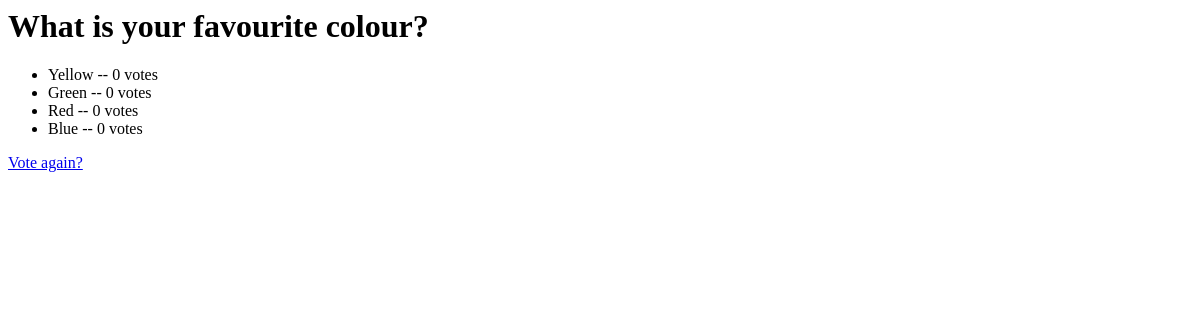
The page /polls/2/results/ on the database as committed earlier.
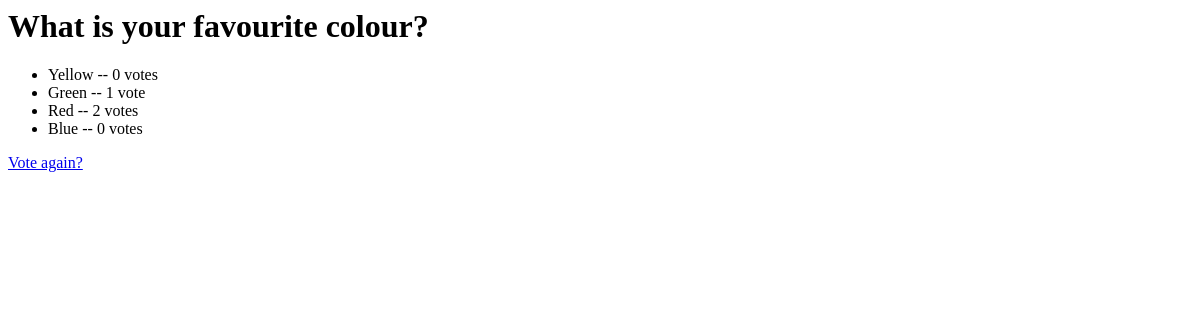
The same page on the database as committed later.
### polls/models.py (models this page shows, shortened)
class Choice(models.Model):
    poll = models.ForeignKey(Poll)
    choice_text = models.CharField(max_length=200)
    votes = models.IntegerField(default=0)

### polls/views.py (the view)
# urls.py: url(r'^(?P<poll_id>[0-9]+)/results/$', views.results,  name = 'results'),
def results(request, poll_id):
    question = get_object_or_404(Poll, pk=poll_id)
    return render(request, 'polls/results.html', {'question': question})

### polls/templates/polls/results.html
<h1>{{ question.question }}</h1>
<ul>
{% for choice in question.choice_set.all %}
    <li>{{ choice.choice_text }} -- {{ choice.votes }} vote{{ choice.votes|pluralize }}</li>
{% endfor %}
</ul>
<a href="{% url 'polls:detail' question.id %}">Vote again?</a>

Rows that differ between the two databases and show on the page:
changed Choice "Green": votes "0" → "1"
changed Choice "Red": votes "0" → "2"
